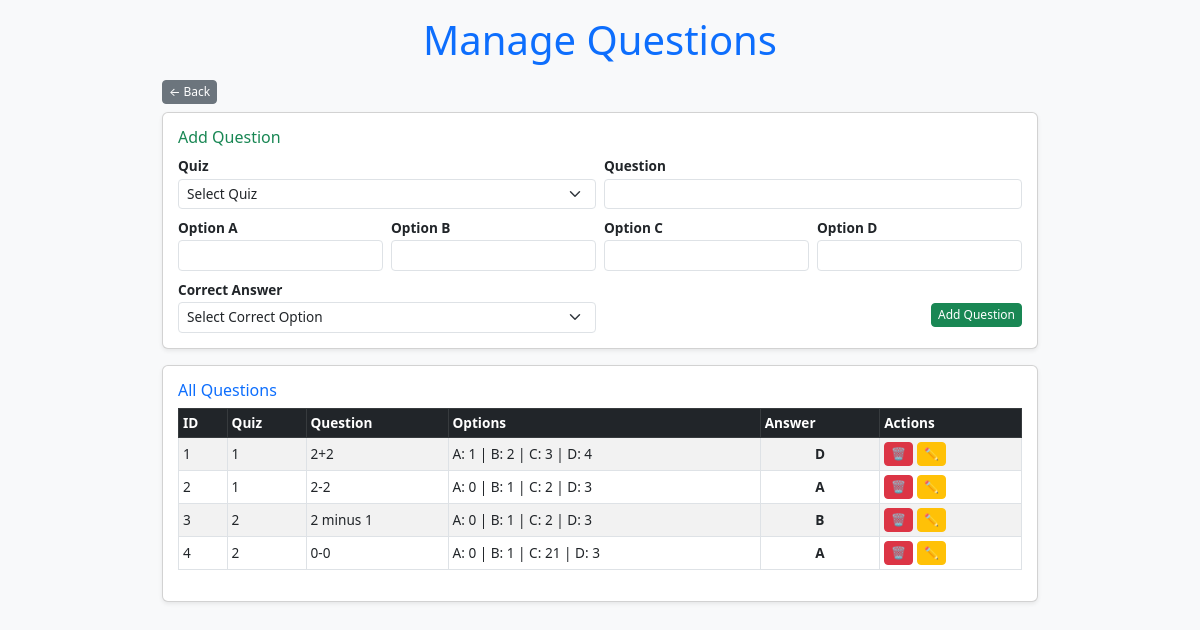
/manage_questions (signed in), run on an earlier commit of the app's database.
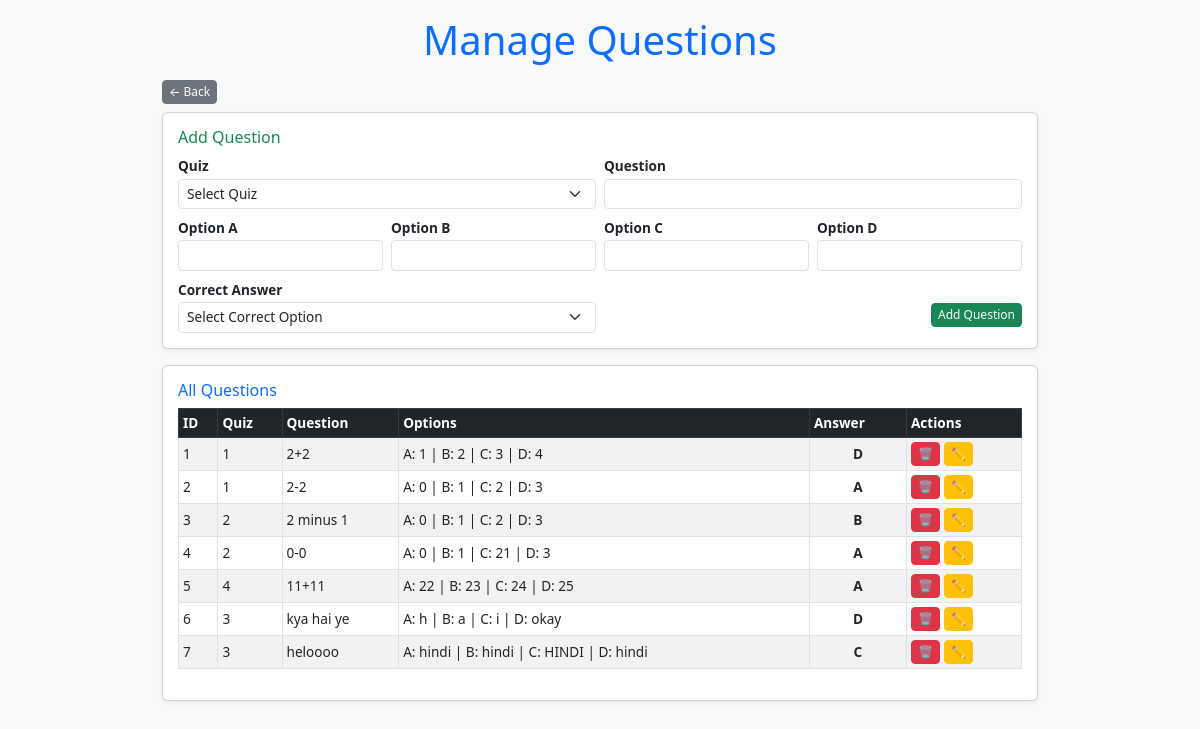
And on a later commit of the database.
### models/models.py (models this page shows)
class Question(db.Model):
    id = db.Column(db.Integer, primary_key=True)
    quiz_id = db.Column(db.Integer, db.ForeignKey('quiz.id'), nullable=False)
    question_statement = db.Column(db.Text, nullable=False)
    optionA = db.Column(db.String(200))
    optionB = db.Column(db.String(200))
    optionC = db.Column(db.String(200))
    optionD = db.Column(db.String(200))
    correct_option = db.Column(db.String(200))

class Quiz(db.Model):
    id = db.Column(db.Integer, primary_key=True)
    chapter_id = db.Column(db.Integer, db.ForeignKey('chapter.id'), nullable=False)
    date_of_quiz = db.Column(db.Date)
    time_duration = db.Column(db.Integer)  # Store duration in minutes
    remarks = db.Column(db.Text)
    questions = db.relationship('Question', backref='quiz', lazy=True)

### app.py (the view, shortened to what this page needs)
@app.route('/manage_questions', methods=['GET', 'POST'])
def manage_questions():
    if 'admin_logged_in' not in session:
        return redirect(url_for('auth.admin_login'))
    quizzes = Quiz.query.all()
    questions = Question.query.all()
    return render_template('manage_questions.html', quizzes=quizzes, questions=questions)

### templates/manage_questions.html (shortened to what the changed rows need)
<!DOCTYPE html>
<html lang="en">
<head>
    <link href="https://cdn.jsdelivr.net/npm/bootstrap@5.3.0/dist/css/bootstrap.min.css" rel="stylesheet">
</head>
<body class="bg-light">
    {% include 'toastr.html' %}
<div class="container my-3">
    <h1 class="text-center text-primary mb-3">Manage Questions</h1>
    <div class="card shadow-sm">
        <div class="table-responsive">
            <table class="table table-striped table-bordered">
                <thead class="table-dark">
                    <tr>
                        <th>ID</th>
                        <th>Quiz</th>
                        <th>Question</th>
                        <th>Options</th>
                        <th>Answer</th>
                        <th>Actions</th>
                    </tr>
                </thead>
                <tbody>
                    {% for question in questions %}
                    <tr>
                        <td>{{ question.id }}</td>
                        <td>{{ question.quiz.id }}</td>
                        <td class="text-truncate" style="max-width: 150px;">{{ question.question_statement }}</td>
                        <td class="small">
                            A: {{ question.optionA }} |
                            B: {{ question.optionB }} |
                            C: {{ question.optionC }} |
                            D: {{ question.optionD }}
                        </td>
                        <td class="fw-bold text-center">{{ question.correct_option }}</td>
                        <td class="text-center">
                            <div class="d-flex gap-1">
                                <form method="POST" action="{{ url_for('manage_questions') }}">
                                    <button type="submit" class="btn btn-danger btn-sm" onclick="return confirm('Are you sure?')">🗑</button>
                                </form>
                                <a href="{{ url_for('edit_question', question_id=question.id) }}" class="btn btn-warning btn-sm">✏</a>
                            </div>
                        </td>
                    </tr>
                    {% endfor %}
                </tbody>
            </table>
        </div>
    </div>
</div>
</body>
</html>

What changed in the data, as far as the page shows it:
added Question: id "5", quiz.id "4", question_statement "11+11", optionA "22", optionB "23", optionC "24", optionD "25", correct_option "A"
added Question: id "6", quiz.id "3", question_statement "kya hai ye", optionA "h", optionB "a", optionC "i", optionD "okay", correct_option "D"
added Question: id "7", quiz.id "3", question_statement "heloooo", optionA "hindi", optionB "hindi", optionC "HINDI", optionD "hindi", correct_option "C"
